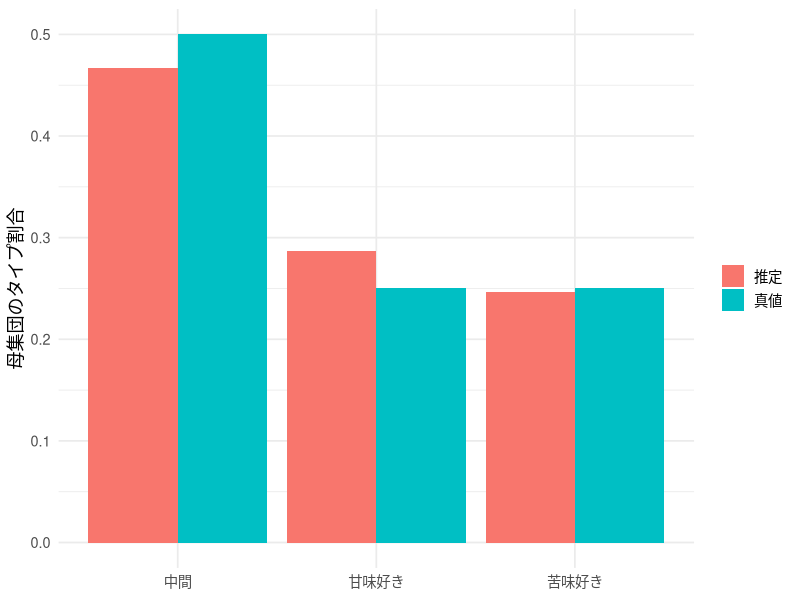
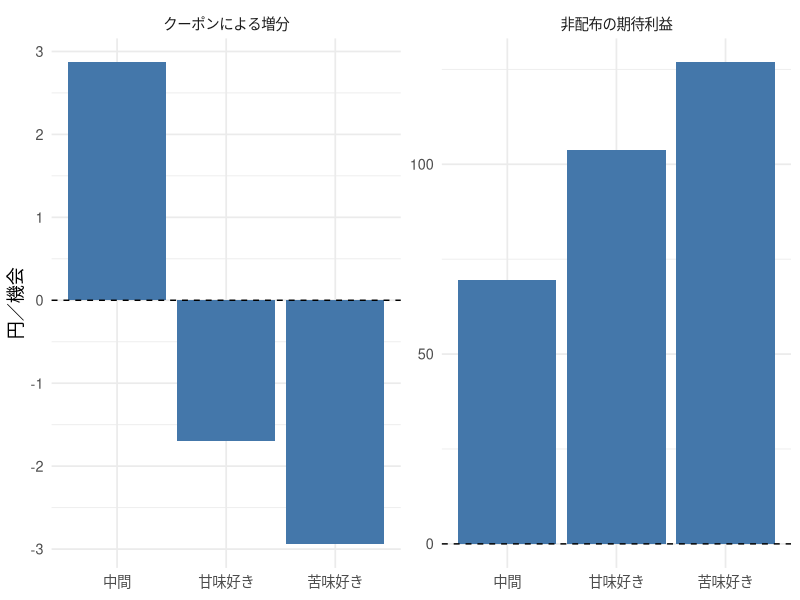
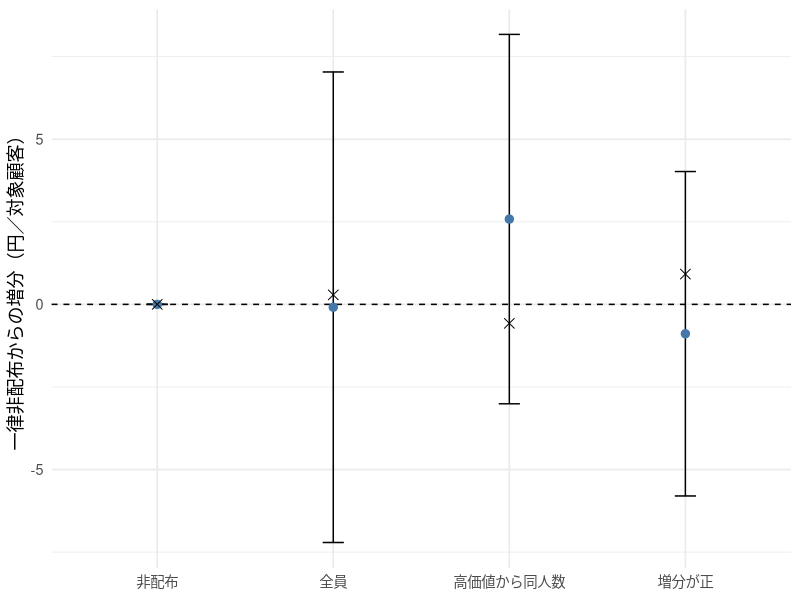
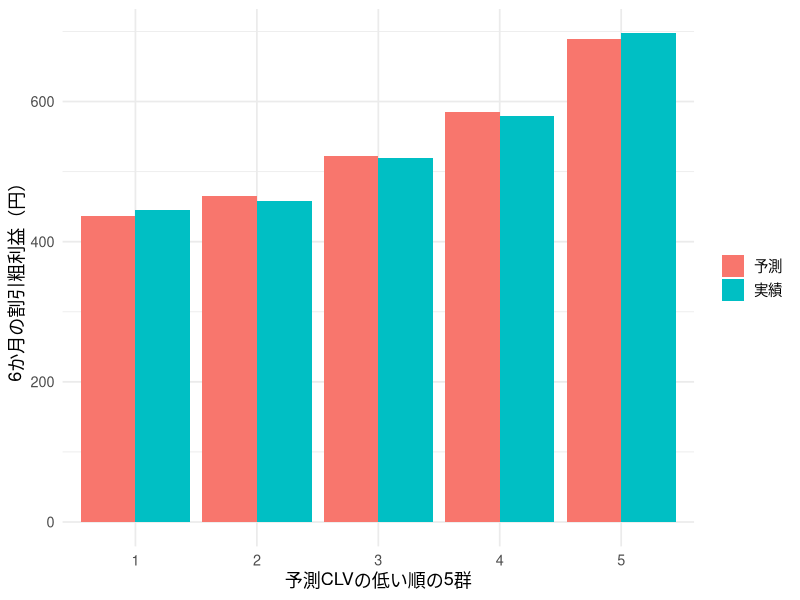
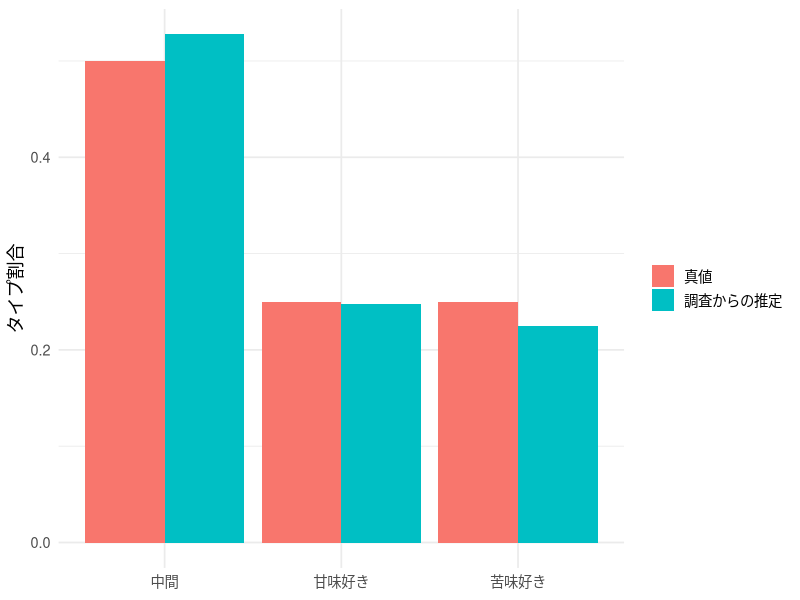
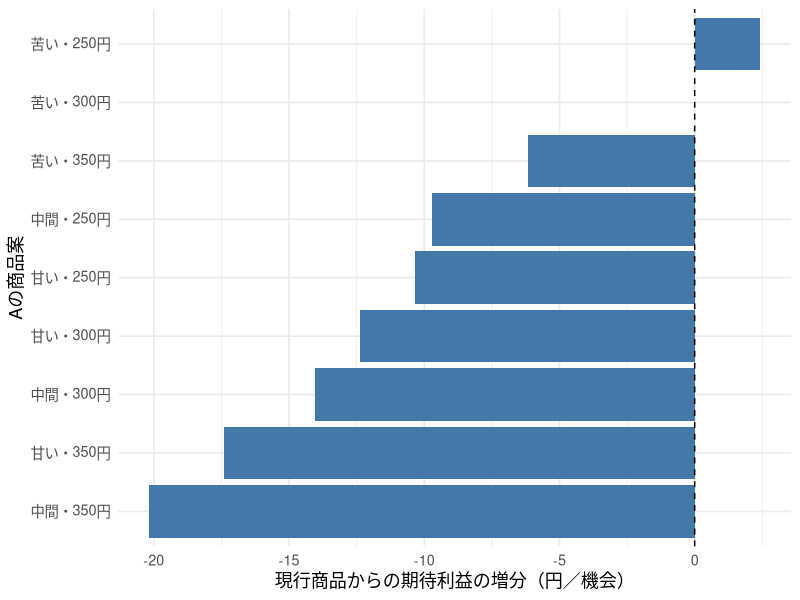
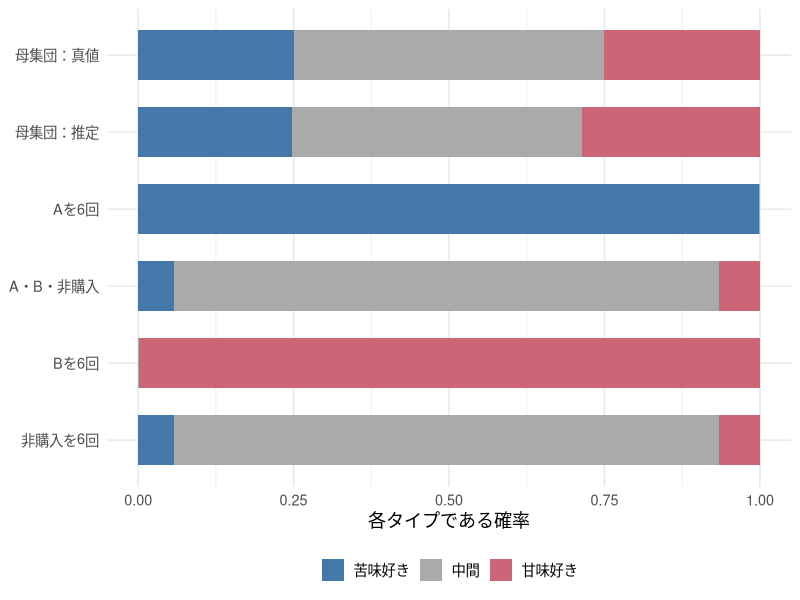
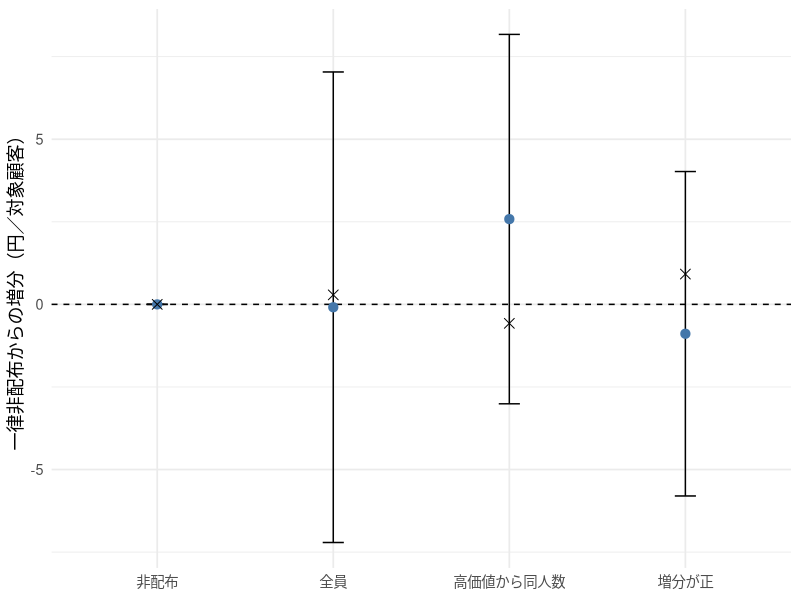

Write R code to recreate these figures, in order.
## ---- chunk 1
#| include: false
library(ggplot2)
library(knitr)
set.seed(20260701)
fam <- if (Sys.info()[["sysname"]] == "Darwin") "Hiragino Sans" else ""
theme_set(theme_minimal(base_size = 13, base_family = fam))
knitr::opts_chunk$set(fig.align = "center", dpi = 144)
options(scipen = 8)

choice_prob <- function(theta, pA, pB, xA = -1, xB = 1) {
  va <- 1.5 + theta * xA - pA
  vb <- 1.5 + theta * xB - pB
  mx <- pmax(0, va, vb)
  ev <- cbind(exp(-mx), exp(va - mx), exp(vb - mx))
  ev / rowSums(ev)  # 列は「買わない、A、B」
}
theta_grid <- c(-1.5, 0, 1.5)
pi_true <- c(.25, .50, .25)
type_names <- c("苦味好き", "中間", "甘味好き")
draw_choice <- function(prob) {
  u <- runif(nrow(prob))
  as.integer(u > prob[, 1]) + as.integer(u > prob[, 1] + prob[, 2])
}
simulate_history <- function(n, periods, seed, conjoint = FALSE) {
  set.seed(seed)
  type <- sample(1:3, n, replace = TRUE, prob = pi_true)
  dat <- data.frame(id = rep(seq_len(n), each = periods),
                    t = rep(seq_len(periods), n))
  nr <- nrow(dat)
  dat$pA <- sample(c(2.5, 3, 3.5), nr, replace = TRUE)
  dat$pB <- sample(c(2.5, 3, 3.5), nr, replace = TRUE)
  dat$xA <- if (conjoint) sample(-1:1, nr, replace = TRUE) else rep(-1, nr)
  dat$xB <- if (conjoint) sample(-1:1, nr, replace = TRUE) else rep(1, nr)
  pr <- with(dat, choice_prob(theta_grid[type[id]], pA, pB, xA, xB))
  dat$y <- draw_choice(pr)
  list(data = dat, type = type)  # typeは答え合わせ用に別保存
}

history_loglik <- function(dat) {
  sapply(theta_grid, function(theta) {
    pr <- with(dat, choice_prob(theta, pA, pB, xA, xB))
    lp <- log(pr[cbind(seq_len(nrow(dat)), dat$y + 1)])
    drop(rowsum(lp, dat$id, reorder = TRUE))
  })
}
posterior_weights <- function(loglik, pi) {
  z <- sweep(loglik, 2, log(pi), "+")
  z <- z - apply(z, 1, max)
  w <- exp(z)
  w / rowSums(w)
}
estimate_pi <- function(loglik, tol = 1e-10) {
  pi <- rep(1 / 3, 3)
  for (iter in 1:10000) {
    updated <- colMeans(posterior_weights(loglik, pi))
    if (max(abs(updated - pi)) < tol) return(updated)
    pi <- updated
  }
  stop("EM did not converge")
}
train <- simulate_history(1200, 6, 20260701)
pi_hat <- estimate_pi(history_loglik(train$data))
# 独立した顧客の「施策前」の6回の履歴
customers <- simulate_history(6000, 6, 20260702)
w <- posterior_weights(history_loglik(customers$data), pi_hat)
stopifnot(max(abs(rowSums(w) - 1)) < 1e-12)
pi_table <- data.frame(type = type_names, truth = pi_true, estimate = pi_hat)
knitr::kable(pi_table, digits = 3,
  col.names = c("タイプ", "母集団割合の真値", "学習標本からの推定"))

pi_plot <- rbind(data.frame(type = type_names, value = pi_true, method = "真値"),
                 data.frame(type = type_names, value = pi_hat, method = "推定"))
ggplot(pi_plot, aes(type, value, fill = method)) + geom_col(position = "dodge") +
  labs(x = NULL, y = "母集団のタイプ割合", fill = NULL)

example_y <- list("Aを6回" = rep(1, 6), "A・B・非購入" = c(1, 2, 0, 0, 1, 2),
                  "Bを6回" = rep(2, 6), "非購入を6回" = rep(0, 6))
example_data <- do.call(rbind, lapply(seq_along(example_y), function(i) {
  data.frame(id = i, t = 1:6, pA = 3, pB = 3, xA = -1, xB = 1, y = example_y[[i]])
}))
w_example <- posterior_weights(history_loglik(example_data), pi_hat)
p0_type <- choice_prob(theta_grid, 3, 3)
pred_example <- w_example %*% p0_type
example_table <- data.frame(history = names(example_y), w_example, pred_example)
knitr::kable(example_table, digits = 3,
  col.names = c("履歴", "苦味好きの確率", "中間の確率", "甘味好きの確率",
                "次回非購入", "次回A", "次回B"))

cost <- c(.5, 1)
p1_type <- choice_prob(theta_grid, 2.5, 3)
r0_type <- drop(p0_type[, 2:3] %*% (100 * (c(3, 3) - cost)))
r1_type <- drop(p1_type[, 2:3] %*% (100 * (c(2.5, 3) - cost))) - 2
gain_type <- r1_type - r0_type
type_profit <- data.frame(type = type_names, base = r0_type,
                          coupon = r1_type, gain = gain_type)
knitr::kable(type_profit, digits = 2,
  col.names = c("タイプ", "非配布の期待利益", "配布の期待利益", "増分（円）"))

type_profit_plot <- rbind(
  data.frame(type = type_names, measure = "非配布の期待利益", value = r0_type),
  data.frame(type = type_names, measure = "クーポンによる増分", value = gain_type))
ggplot(type_profit_plot, aes(type, value)) + geom_col(fill = "#4477aa") +
  geom_hline(yintercept = 0, linetype = 2) +
  facet_wrap(~measure, scales = "free_y") + labs(x = NULL, y = "円／機会")

base_profit <- drop(w %*% r0_type)
gain <- drop(w %*% gain_type)
decision <- as.integer(gain > 0)
target_examples <- data.frame(history = names(example_y),
  base = drop(w_example %*% r0_type), gain = drop(w_example %*% gain_type))
target_examples$send <- target_examples$gain > 0
knitr::kable(target_examples, digits = 2,
  col.names = c("履歴", "非配布の予測利益", "クーポンの予測増分", "配布する"))

set.seed(20260703)
n_customer <- nrow(w)
D <- rbinom(n_customer, 1, .5)
p_exp <- choice_prob(theta_grid[customers$type], 3 - .5 * D, 3)
y_exp <- draw_choice(p_exp)
R <- (250 - 50 * D) * (y_exp == 1) + 200 * (y_exp == 2) - 2 * D
# 高価値顧客への配布は、比較のため人数をモデルのルールにそろえる
n_send <- sum(decision)
high_value <- integer(n_customer)
high_value[head(order(-base_profit), n_send)] <- 1
rules <- list("非配布" = rep(0, n_customer), "全員" = rep(1, n_customer),
              "高価値から同人数" = high_value, "増分が正" = decision)
policy_table <- do.call(rbind, lapply(names(rules), function(nm) {
  rule <- rules[[nm]]
  z <- rule * (D * R / .5 - (1 - D) * R / .5)
  data.frame(rule = nm, send_rate = mean(rule), estimate = mean(z),
    se = sd(z) / sqrt(n_customer),
    truth = mean(rule * gain_type[customers$type]))
}))
knitr::kable(policy_table, digits = 3,
  col.names = c("ルール", "配布割合", "実験での増分推定（円）", "標準誤差",
                "評価顧客での真の期待増分"))

policy_table$rule <- factor(policy_table$rule, levels = names(rules))
ggplot(policy_table, aes(rule, estimate)) +
  geom_hline(yintercept = 0, linetype = 2) +
  geom_errorbar(aes(ymin = estimate - 1.96 * se, ymax = estimate + 1.96 * se), width = .12) +
  geom_point(size = 2.5, color = "#4477aa") +
  geom_point(aes(y = truth), shape = 4, size = 3) +
  labs(x = NULL, y = "一律非配布からの増分（円／対象顧客）")

horizon <- 6
discount <- .99
clv_factor <- sum(discount ^ seq_len(horizon))
clv_pred <- clv_factor * base_profit
clv_example <- data.frame(history = names(example_y),
  monthly = drop(w_example %*% r0_type),
  value = clv_factor * drop(w_example %*% r0_type))
knitr::kable(clv_example, digits = 1,
  col.names = c("履歴", "1か月の期待粗利益（円）", "6か月の顧客価値（円）"))

set.seed(20260704)
future_prob <- choice_prob(theta_grid[customers$type], 3, 3)
future_y <- sapply(seq_len(horizon), function(h) draw_choice(future_prob))
future_margin <- 250 * (future_y == 1) + 200 * (future_y == 2)
clv_observed <- drop(future_margin %*% (discount ^ seq_len(horizon)))
# 過去だけから予測したCLVで5群に分ける。同順位は顧客ID順。
clv_group <- pmin(5, ceiling(5 * rank(clv_pred, ties.method = "first") / n_customer))
clv_table <- do.call(rbind, lapply(1:5, function(g) {
  ix <- clv_group == g
  data.frame(group = g, n = sum(ix), predicted = mean(clv_pred[ix]),
    observed = mean(clv_observed[ix]),
    truth = mean(clv_factor * r0_type[customers$type[ix]]))
}))
knitr::kable(clv_table, digits = 1,
  col.names = c("予測CLVの低い順", "人数", "予測（円）", "6か月の実績（円）",
                "真のタイプからの期待値（円）"))

clv_plot <- rbind(
  data.frame(group = clv_table$group, value = clv_table$predicted, method = "予測"),
  data.frame(group = clv_table$group, value = clv_table$observed, method = "実績"))
ggplot(clv_plot, aes(factor(group), value, fill = method)) +
  geom_col(position = "dodge") +
  labs(x = "予測CLVの低い順の5群", y = "6か月の割引粗利益（円）", fill = NULL)

clv_pooled <- clv_factor * sum(pi_hat * r0_type)
clv_error <- data.frame(method = c("母集団の割合だけ", "本人の履歴も使う"),
  mse = c(mean((clv_pooled - clv_observed)^2),
          mean((clv_pred - clv_observed)^2)))
knitr::kable(clv_error, digits = 1,
  col.names = c("予測方法", "将来実績との平均二乗誤差（円²）"))

survey <- simulate_history(600, 8, 20260705, conjoint = TRUE)
survey_train <- subset(survey$data, t <= 6)
survey_test <- subset(survey$data, t > 6)
survey_loglik <- history_loglik(survey_train)
pi_cj <- estimate_pi(survey_loglik)
w_cj <- posterior_weights(survey_loglik, pi_cj)
survey_pi_table <- data.frame(type = type_names, truth = pi_true, estimate = pi_cj)
knitr::kable(survey_pi_table, digits = 3,
  col.names = c("タイプ", "生成時の割合", "調査の最初の6問からの推定"))

survey_pi_plot <- rbind(
  data.frame(type = type_names, value = pi_true, method = "真値"),
  data.frame(type = type_names, value = pi_cj, method = "調査からの推定"))
ggplot(survey_pi_plot, aes(type, value, fill = method)) +
  geom_col(position = "dodge") + labs(x = NULL, y = "タイプ割合", fill = NULL)

predict_choices <- function(dat, weights) {
  ans <- matrix(0, nrow(dat), 3)
  for (k in 1:3) {
    pr <- with(dat, choice_prob(theta_grid[k], pA, pB, xA, xB))
    ans <- ans + pr * weights[dat$id, k]
  }
  ans
}
p_cj_person <- predict_choices(survey_test, w_cj)
p_cj_population <- predict_choices(survey_test,
  matrix(rep(pi_cj, each = nrow(w_cj)), ncol = 3))
pick_cj <- cbind(seq_len(nrow(survey_test)), survey_test$y + 1)
survey_validation <- data.frame(method = c("母集団の割合だけ", "本人の6回答も使う"),
  logloss = c(-mean(log(p_cj_population[pick_cj])),
              -mean(log(p_cj_person[pick_cj]))))
knitr::kable(survey_validation, digits = 3,
  col.names = c("予測方法", "後の2問の対数損失（小さいほどよい）"))

candidates <- expand.grid(xA = -1:1, pA = c(2.5, 3, 3.5))
candidate_type_profit <- sapply(seq_len(nrow(candidates)), function(a) {
  pr <- choice_prob(theta_grid, candidates$pA[a], 3, candidates$xA[a], 1)
  drop(pr[, 2:3] %*% c(100 * (candidates$pA[a] - .5), 200))
})
candidate_person_profit <- w_cj %*% candidate_type_profit
baseline_cj <- drop(w_cj %*% r0_type)
candidates$profit <- colMeans(candidate_person_profit)
candidates$gain <- colMeans(candidate_person_profit - baseline_cj)
candidates$true_profit <- colMeans(candidate_type_profit[survey$type, , drop = FALSE])
candidate_table <- candidates[order(-candidates$profit), ]
knitr::kable(candidate_table, digits = 2, row.names = FALSE,
  col.names = c("Aの甘さ", "Aの価格（100円）", "A+Bの期待粗利益（円）",
                "現行商品からの増分（円）", "真のタイプでの期待粗利益（円）"))

candidates$name <- paste0(c("苦い", "中間", "甘い")[candidates$xA + 2],
                           "・", 100 * candidates$pA, "円")
ggplot(candidates, aes(reorder(name, gain), gain)) +
  geom_col(fill = "#4477aa") + geom_hline(yintercept = 0, linetype = 2) +
  coord_flip() + labs(x = "Aの商品案", y = "現行商品からの期待利益の増分（円／機会）")

stopifnot(max(abs(colMeans(w_cj) - pi_cj)) < 1e-8)
stopifnot(max(abs(colMeans(candidate_person_profit) -
                    drop(pi_cj %*% candidate_type_profit))) < 1e-6)

# スライド用の図。上の計算は講義ノートと同じデータ・乱数・推定を使う。
slides_weight_matrix <- rbind(pi_true, pi_hat, w_example)
slides_weight_labels <- c("母集団：真値", "母集団：推定", names(example_y))
slides_weights <- data.frame(
  history = factor(rep(slides_weight_labels, each = 3), levels = rev(slides_weight_labels)),
  type = factor(rep(type_names, times = nrow(slides_weight_matrix)), levels = type_names),
  probability = as.vector(t(slides_weight_matrix)))
slides_plot_weights <- ggplot(slides_weights, aes(probability, history, fill = type)) +
  geom_col(width = .65, position = position_stack(reverse = TRUE)) +
  scale_x_continuous(breaks = seq(0, 1, .25), limits = c(0, 1)) +
  scale_fill_manual(values = c("#4477aa", "#aaaaaa", "#cc6677")) +
  labs(x = "各タイプである確率", y = NULL, fill = NULL) +
  theme(legend.position = "bottom")
slides_type_profit <- type_profit[, c("type", "base", "gain")]
slides_plot_policy <- ggplot(policy_table, aes(rule, estimate)) +
  geom_hline(yintercept = 0, linetype = 2) +
  geom_errorbar(aes(ymin = estimate - 1.96 * se, ymax = estimate + 1.96 * se), width = .12) +
  geom_point(size = 2.8, color = "#4477aa") +
  geom_point(aes(y = truth), shape = 4, size = 3) +
  labs(x = NULL, y = "一律非配布からの増分（円／対象顧客）")
slides_plot_clv <- ggplot(clv_plot, aes(factor(group), value, fill = method)) +
  geom_col(position = "dodge") +
  scale_fill_manual(values = c("予測" = "#4477aa", "実績" = "#aaaaaa")) +
  labs(x = "予測CLVの低い順の5群", y = "6か月の割引粗利益（円）", fill = NULL) +
  theme(legend.position = "bottom")
slides_plot_survey <- ggplot(survey_pi_plot,
  aes(factor(type, levels = type_names), value, fill = method)) +
  geom_col(position = "dodge") +
  scale_fill_manual(values = c("真値" = "#aaaaaa", "調査からの推定" = "#4477aa")) +
  labs(x = NULL, y = "タイプ割合", fill = NULL) +
  theme(legend.position = "bottom")
slides_survey_validation <- survey_validation
slides_plot_design <- ggplot(candidates, aes(reorder(name, gain), gain)) +
  geom_col(fill = "#4477aa") + geom_hline(yintercept = 0, linetype = 2) +
  coord_flip() + labs(x = "Aの商品案", y = "現行商品からの期待利益の増分（円／機会）")

## ---- chunk 2
#| out-width: "760px"
slides_plot_weights
## ---- chunk 3
knitr::kable(slides_type_profit, digits = 2,
  col.names = c("タイプ", "配布なし利益（円）", "配布による増分（円）"))
## ---- chunk 4
#| out-width: "760px"
slides_plot_policy
## ---- chunk 5
#| out-width: "760px"
slides_plot_clv
## ---- chunk 6
#| out-width: "760px"
slides_plot_survey
## ---- chunk 7
knitr::kable(slides_survey_validation, digits = 3,
  col.names = c("予測方法", "後の2問の対数損失（小さいほどよい）"))
## ---- chunk 8
#| out-width: "760px"
slides_plot_design
